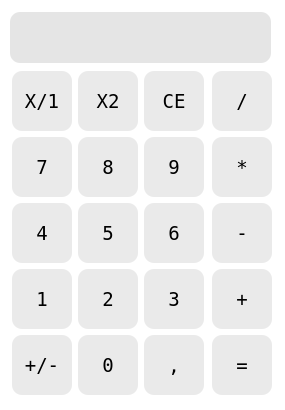
<?xml version="1.0" encoding="UTF-8"?>
<ui version="4.0">
 <class>MainWindow</class>
 <widget class="QMainWindow" name="MainWindow">
  <property name="geometry">
   <rect>
    <x>0</x>
    <y>0</y>
    <width>285</width>
    <height>410</height>
   </rect>
  </property>
  <property name="minimumSize">
   <size>
    <width>285</width>
    <height>410</height>
   </size>
  </property>
  <property name="maximumSize">
   <size>
    <width>285</width>
    <height>410</height>
   </size>
  </property>
  <property name="windowTitle">
   <string>Calculadora</string>
  </property>
  <property name="windowIcon">
   <iconset resource="RecursosVisuais.qrc">
    <normaloff>:/Icone/Ícones/calculate_FILL0_wght400_GRAD200_opsz48.png</normaloff>:/Icone/Ícones/calculate_FILL0_wght400_GRAD200_opsz48.png</iconset>
  </property>
  <property name="styleSheet">
   <string notr="true">background-color: rgb(255, 255, 255);</string>
  </property>
  <widget class="QWidget" name="calculadoraUI">
   <widget class="QWidget" name="layoutWidget">
    <property name="geometry">
     <rect>
      <x>10</x>
      <y>10</y>
      <width>266</width>
      <height>387</height>
     </rect>
    </property>
    <layout class="QVBoxLayout" name="painelCalculadoraUI">
     <item>
      <widget class="QLineEdit" name="visor">
       <property name="minimumSize">
        <size>
         <width>261</width>
         <height>51</height>
        </size>
       </property>
       <property name="maximumSize">
        <size>
         <width>261</width>
         <height>51</height>
        </size>
       </property>
       <property name="font">
        <font>
         <family>Terminal</family>
         <pointsize>18</pointsize>
        </font>
       </property>
       <property name="styleSheet">
        <string notr="true">border-radius: 10px;border-width: 1px;color: black;
background-color: rgb(229, 229, 229);</string>
       </property>
       <property name="text">
        <string/>
       </property>
      </widget>
     </item>
     <item>
      <layout class="QHBoxLayout" name="tecladoCalculadoraUI">
       <item>
        <layout class="QGridLayout" name="tecladoNumCalculadoraUI">
         <item row="0" column="1">
          <widget class="QPushButton" name="buttonX2">
           <property name="minimumSize">
            <size>
             <width>60</width>
             <height>60</height>
            </size>
           </property>
           <property name="maximumSize">
            <size>
             <width>60</width>
             <height>60</height>
            </size>
           </property>
           <property name="font">
            <font>
             <family>Terminal</family>
             <pointsize>14</pointsize>
            </font>
           </property>
           <property name="styleSheet">
            <string notr="true">background-color: rgb(234, 234, 234);
border-radius: 10px;border-width: 1px;color: black;</string>
           </property>
           <property name="text">
            <string>X2</string>
           </property>
          </widget>
         </item>
         <item row="0" column="0">
          <widget class="QPushButton" name="buttonDiv1">
           <property name="minimumSize">
            <size>
             <width>60</width>
             <height>60</height>
            </size>
           </property>
           <property name="maximumSize">
            <size>
             <width>60</width>
             <height>60</height>
            </size>
           </property>
           <property name="font">
            <font>
             <family>Terminal</family>
             <pointsize>14</pointsize>
            </font>
           </property>
           <property name="styleSheet">
            <string notr="true">background-color: rgb(234, 234, 234);
border-radius: 10px;border-width: 1px;color: black;</string>
           </property>
           <property name="text">
            <string>X/1</string>
           </property>
          </widget>
         </item>
         <item row="0" column="2">
          <widget class="QPushButton" name="buttonCE">
           <property name="minimumSize">
            <size>
             <width>60</width>
             <height>60</height>
            </size>
           </property>
           <property name="maximumSize">
            <size>
             <width>60</width>
             <height>60</height>
            </size>
           </property>
           <property name="font">
            <font>
             <family>Terminal</family>
             <pointsize>14</pointsize>
            </font>
           </property>
           <property name="styleSheet">
            <string notr="true">background-color: rgb(234, 234, 234);
border-radius: 10px;border-width: 1px;color: black;</string>
           </property>
           <property name="text">
            <string>CE</string>
           </property>
          </widget>
         </item>
         <item row="1" column="2">
          <widget class="QPushButton" name="button9">
           <property name="minimumSize">
            <size>
             <width>60</width>
             <height>60</height>
            </size>
           </property>
           <property name="maximumSize">
            <size>
             <width>60</width>
             <height>60</height>
            </size>
           </property>
           <property name="font">
            <font>
             <family>Terminal</family>
             <pointsize>14</pointsize>
            </font>
           </property>
           <property name="styleSheet">
            <string notr="true">background-color: rgb(234, 234, 234);
border-radius: 10px;border-width: 1px;color: black;</string>
           </property>
           <property name="text">
            <string>9</string>
           </property>
          </widget>
         </item>
         <item row="2" column="2">
          <widget class="QPushButton" name="button6">
           <property name="minimumSize">
            <size>
             <width>60</width>
             <height>60</height>
            </size>
           </property>
           <property name="maximumSize">
            <size>
             <width>60</width>
             <height>60</height>
            </size>
           </property>
           <property name="font">
            <font>
             <family>Terminal</family>
             <pointsize>14</pointsize>
            </font>
           </property>
           <property name="styleSheet">
            <string notr="true">background-color: rgb(234, 234, 234);
border-radius: 10px;border-width: 1px;color: black;</string>
           </property>
           <property name="text">
            <string>6</string>
           </property>
          </widget>
         </item>
         <item row="2" column="0">
          <widget class="QPushButton" name="button4">
           <property name="minimumSize">
            <size>
             <width>60</width>
             <height>60</height>
            </size>
           </property>
           <property name="maximumSize">
            <size>
             <width>60</width>
             <height>60</height>
            </size>
           </property>
           <property name="font">
            <font>
             <family>Terminal</family>
             <pointsize>14</pointsize>
            </font>
           </property>
           <property name="styleSheet">
            <string notr="true">background-color: rgb(234, 234, 234);
border-radius: 10px;border-width: 1px;color: black;</string>
           </property>
           <property name="text">
            <string>4</string>
           </property>
          </widget>
         </item>
         <item row="1" column="1">
          <widget class="QPushButton" name="button8">
           <property name="minimumSize">
            <size>
             <width>60</width>
             <height>60</height>
            </size>
           </property>
           <property name="maximumSize">
            <size>
             <width>60</width>
             <height>60</height>
            </size>
           </property>
           <property name="font">
            <font>
             <family>Terminal</family>
             <pointsize>14</pointsize>
            </font>
           </property>
           <property name="styleSheet">
            <string notr="true">background-color: rgb(234, 234, 234);
border-radius: 10px;border-width: 1px;color: black;</string>
           </property>
           <property name="text">
            <string>8</string>
           </property>
          </widget>
         </item>
         <item row="1" column="0">
          <widget class="QPushButton" name="button7">
           <property name="minimumSize">
            <size>
             <width>60</width>
             <height>60</height>
            </size>
           </property>
           <property name="maximumSize">
            <size>
             <width>60</width>
             <height>60</height>
            </size>
           </property>
           <property name="font">
            <font>
             <family>Terminal</family>
             <pointsize>14</pointsize>
            </font>
           </property>
           <property name="styleSheet">
            <string notr="true">background-color: rgb(234, 234, 234);
border-radius: 10px;border-width: 1px;color: black;</string>
           </property>
           <property name="text">
            <string>7</string>
           </property>
          </widget>
         </item>
         <item row="2" column="1">
          <widget class="QPushButton" name="button5">
           <property name="minimumSize">
            <size>
             <width>60</width>
             <height>60</height>
            </size>
           </property>
           <property name="maximumSize">
            <size>
             <width>60</width>
             <height>60</height>
            </size>
           </property>
           <property name="font">
            <font>
             <family>Terminal</family>
             <pointsize>14</pointsize>
            </font>
           </property>
           <property name="styleSheet">
            <string notr="true">background-color: rgb(234, 234, 234);
border-radius: 10px;border-width: 1px;color: black;</string>
           </property>
           <property name="text">
            <string>5</string>
           </property>
          </widget>
         </item>
         <item row="3" column="1">
          <widget class="QPushButton" name="button2">
           <property name="minimumSize">
            <size>
             <width>60</width>
             <height>60</height>
            </size>
           </property>
           <property name="maximumSize">
            <size>
             <width>60</width>
             <height>60</height>
            </size>
           </property>
           <property name="font">
            <font>
             <family>Terminal</family>
             <pointsize>14</pointsize>
            </font>
           </property>
           <property name="styleSheet">
            <string notr="true">background-color: rgb(234, 234, 234);
border-radius: 10px;border-width: 1px;color: black;</string>
           </property>
           <property name="text">
            <string>2</string>
           </property>
          </widget>
         </item>
         <item row="3" column="0">
          <widget class="QPushButton" name="button1">
           <property name="minimumSize">
            <size>
             <width>60</width>
             <height>60</height>
            </size>
           </property>
           <property name="maximumSize">
            <size>
             <width>60</width>
             <height>60</height>
            </size>
           </property>
           <property name="font">
            <font>
             <family>Terminal</family>
             <pointsize>14</pointsize>
            </font>
           </property>
           <property name="styleSheet">
            <string notr="true">background-color: rgb(234, 234, 234);
border-radius: 10px;border-width: 1px;color: black;</string>
           </property>
           <property name="text">
            <string>1</string>
           </property>
          </widget>
         </item>
         <item row="3" column="2">
          <widget class="QPushButton" name="button3">
           <property name="minimumSize">
            <size>
             <width>60</width>
             <height>60</height>
            </size>
           </property>
           <property name="maximumSize">
            <size>
             <width>60</width>
             <height>60</height>
            </size>
           </property>
           <property name="font">
            <font>
             <family>Terminal</family>
             <pointsize>14</pointsize>
            </font>
           </property>
           <property name="styleSheet">
            <string notr="true">background-color: rgb(234, 234, 234);
border-radius: 10px;border-width: 1px;color: black;</string>
           </property>
           <property name="text">
            <string>3</string>
           </property>
          </widget>
         </item>
         <item row="4" column="2">
          <widget class="QPushButton" name="buttonVirgula">
           <property name="minimumSize">
            <size>
             <width>60</width>
             <height>60</height>
            </size>
           </property>
           <property name="maximumSize">
            <size>
             <width>60</width>
             <height>60</height>
            </size>
           </property>
           <property name="font">
            <font>
             <family>Terminal</family>
             <pointsize>14</pointsize>
            </font>
           </property>
           <property name="styleSheet">
            <string notr="true">background-color: rgb(234, 234, 234);
border-radius: 10px;border-width: 1px;color: black;</string>
           </property>
           <property name="text">
            <string>,</string>
           </property>
          </widget>
         </item>
         <item row="4" column="1">
          <widget class="QPushButton" name="button0">
           <property name="minimumSize">
            <size>
             <width>60</width>
             <height>60</height>
            </size>
           </property>
           <property name="maximumSize">
            <size>
             <width>60</width>
             <height>60</height>
            </size>
           </property>
           <property name="font">
            <font>
             <family>Terminal</family>
             <pointsize>14</pointsize>
            </font>
           </property>
           <property name="styleSheet">
            <string notr="true">background-color: rgb(234, 234, 234);
border-radius: 10px;border-width: 1px;color: black;</string>
           </property>
           <property name="text">
            <string>0</string>
           </property>
          </widget>
         </item>
         <item row="4" column="0">
          <widget class="QPushButton" name="buttonMaiseMenos">
           <property name="minimumSize">
            <size>
             <width>60</width>
             <height>60</height>
            </size>
           </property>
           <property name="maximumSize">
            <size>
             <width>60</width>
             <height>60</height>
            </size>
           </property>
           <property name="font">
            <font>
             <family>Terminal</family>
             <pointsize>14</pointsize>
            </font>
           </property>
           <property name="styleSheet">
            <string notr="true">background-color: rgb(234, 234, 234);
border-radius: 10px;border-width: 1px;color: black;</string>
           </property>
           <property name="text">
            <string>+/-</string>
           </property>
          </widget>
         </item>
        </layout>
       </item>
       <item>
        <layout class="QGridLayout" name="tecladoOpeCalculadoraUI">
         <item row="0" column="0">
          <widget class="QPushButton" name="buttonDiv">
           <property name="minimumSize">
            <size>
             <width>60</width>
             <height>60</height>
            </size>
           </property>
           <property name="maximumSize">
            <size>
             <width>60</width>
             <height>60</height>
            </size>
           </property>
           <property name="font">
            <font>
             <family>Terminal</family>
             <pointsize>14</pointsize>
            </font>
           </property>
           <property name="styleSheet">
            <string notr="true">background-color: rgb(234, 234, 234);
border-radius: 10px;border-width: 1px;color: black;</string>
           </property>
           <property name="text">
            <string>/</string>
           </property>
          </widget>
         </item>
         <item row="1" column="0">
          <widget class="QPushButton" name="buttonMulti">
           <property name="minimumSize">
            <size>
             <width>60</width>
             <height>60</height>
            </size>
           </property>
           <property name="maximumSize">
            <size>
             <width>60</width>
             <height>60</height>
            </size>
           </property>
           <property name="font">
            <font>
             <family>Terminal</family>
             <pointsize>14</pointsize>
            </font>
           </property>
           <property name="styleSheet">
            <string notr="true">background-color: rgb(234, 234, 234);
border-radius: 10px;border-width: 1px;color: black;</string>
           </property>
           <property name="text">
            <string>*</string>
           </property>
          </widget>
         </item>
         <item row="2" column="0">
          <widget class="QPushButton" name="buttonMen">
           <property name="minimumSize">
            <size>
             <width>60</width>
             <height>60</height>
            </size>
           </property>
           <property name="maximumSize">
            <size>
             <width>60</width>
             <height>60</height>
            </size>
           </property>
           <property name="font">
            <font>
             <family>Terminal</family>
             <pointsize>14</pointsize>
            </font>
           </property>
           <property name="styleSheet">
            <string notr="true">background-color: rgb(234, 234, 234);
border-radius: 10px;border-width: 1px;color: black;</string>
           </property>
           <property name="text">
            <string>-</string>
           </property>
          </widget>
         </item>
         <item row="3" column="0">
          <widget class="QPushButton" name="buttonMai">
           <property name="minimumSize">
            <size>
             <width>60</width>
             <height>60</height>
            </size>
           </property>
           <property name="maximumSize">
            <size>
             <width>60</width>
             <height>60</height>
            </size>
           </property>
           <property name="font">
            <font>
             <family>Terminal</family>
             <pointsize>14</pointsize>
            </font>
           </property>
           <property name="styleSheet">
            <string notr="true">background-color: rgb(234, 234, 234);
border-radius: 10px;border-width: 1px;color: black;</string>
           </property>
           <property name="text">
            <string>+</string>
           </property>
          </widget>
         </item>
         <item row="4" column="0">
          <widget class="QPushButton" name="buttonIgual">
           <property name="minimumSize">
            <size>
             <width>60</width>
             <height>60</height>
            </size>
           </property>
           <property name="maximumSize">
            <size>
             <width>60</width>
             <height>60</height>
            </size>
           </property>
           <property name="font">
            <font>
             <family>Terminal</family>
             <pointsize>14</pointsize>
            </font>
           </property>
           <property name="styleSheet">
            <string notr="true">background-color: rgb(234, 234, 234);
border-radius: 10px;border-width: 1px;color: black;</string>
           </property>
           <property name="text">
            <string>=</string>
           </property>
          </widget>
         </item>
        </layout>
       </item>
      </layout>
     </item>
    </layout>
   </widget>
  </widget>
 </widget>
 <resources>
  <include location="RecursosVisuais.qrc"/>
 </resources>
 <connections/>
</ui>
